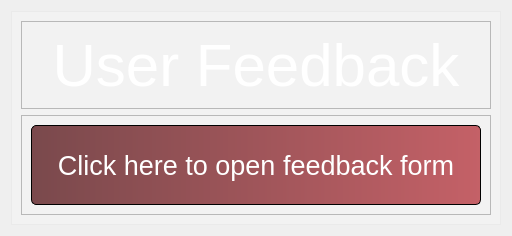
      <widget class="QWidget" name="UserFeedback">
       <attribute name="title">
        <string>User Feedback</string>
       </attribute>
       <layout class="QVBoxLayout" name="verticalLayout_20">
        <item>
         <widget class="QFrame" name="frame_24">
          <property name="styleSheet">
           <string notr="true">*{border-image:none;
background-color: rgba(255, 255, 255, 50);}
</string>
          </property>
          <property name="frameShape">
           <enum>QFrame::StyledPanel</enum>
          </property>
          <property name="frameShadow">
           <enum>QFrame::Raised</enum>
          </property>
          <layout class="QVBoxLayout" name="verticalLayout_17">
           <item alignment="Qt::AlignTop">
            <widget class="QFrame" name="frame_25">
             <property name="minimumSize">
              <size>
               <width>0</width>
               <height>80</height>
              </size>
             </property>
             <property name="styleSheet">
              <string notr="true">background-color: none</string>
             </property>
             <property name="frameShape">
              <enum>QFrame::StyledPanel</enum>
             </property>
             <property name="frameShadow">
              <enum>QFrame::Raised</enum>
             </property>
             <layout class="QHBoxLayout" name="horizontalLayout_13">
              <property name="spacing">
               <number>20</number>
              </property>
              <item>
               <widget class="QLabel" name="label_16">
                <property name="font">
                 <font>
                  <pointsize>45</pointsize>
                 </font>
                </property>
                <property name="styleSheet">
                 <string notr="true">color: rgb(255, 255, 255);
</string>
                </property>
                <property name="text">
                 <string>User Feedback</string>
                </property>
                <property name="alignment">
                 <set>Qt::AlignCenter</set>
                </property>
               </widget>
              </item>
             </layout>
            </widget>
           </item>
           <item alignment="Qt::AlignHCenter|Qt::AlignTop">
            <widget class="QFrame" name="frame_32">
             <property name="styleSheet">
              <string notr="true">background-color: none</string>
             </property>
             <property name="frameShape">
              <enum>QFrame::StyledPanel</enum>
             </property>
             <property name="frameShadow">
              <enum>QFrame::Raised</enum>
             </property>
             <layout class="QVBoxLayout" name="verticalLayout_19">
              <item alignment="Qt::AlignHCenter|Qt::AlignTop">
               <widget class="QPushButton" name="feedback_btn">
                <property name="sizePolicy">
                 <sizepolicy hsizetype="Minimum" vsizetype="Fixed">
                  <horstretch>0</horstretch>
                  <verstretch>0</verstretch>
                 </sizepolicy>
                </property>
                <property name="minimumSize">
                 <size>
                  <width>450</width>
                  <height>80</height>
                 </size>
                </property>
                <property name="font">
                 <font>
                  <pointsize>20</pointsize>
                 </font>
                </property>
                <property name="styleSheet">
                 <string notr="true">*{
	background-color: qlineargradient(spread:pad, x1:0, y1:0, x2:1, y2:0, stop:0 rgba(89, 27, 31, 200), stop:1 rgba(184, 57, 65, 200));
    border: 1px solid black;
	color: rgb(255, 255, 255);
	border-radius: 5px
}

*:hover{
background-color: qlineargradient(spread:pad, x1:0, y1:0, x2:1, y2:0, stop:0 rgba(200, 60, 69, 200), stop:1 rgba(184, 57, 65, 200));
    border: 1px solid black;
	color: rgb(255, 255, 255);
	border-radius: 5px
}

*:pressed{
	
	background-color: qlineargradient(spread:pad, x1:0, y1:0, x2:1, y2:0, stop:0 rgba(151, 45, 52, 227), stop:1 rgba(184, 57, 65, 255));
    border: 1px solid black;
	color: rgb(255, 255, 255);
	border-radius: 5px
}
</string>
                </property>
                <property name="text">
                 <string>Click here to open feedback form</string>
                </property>
               </widget>
              </item>
             </layout>
            </widget>
           </item>
          </layout>
         </widget>
        </item>
       </layout>
      </widget>
